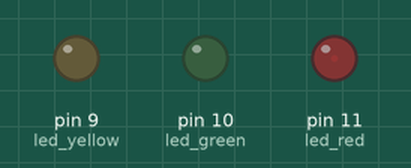
Simulated run of this sketch. Board: Arduino Uno, built with avr-gcc and run on an emulated ATmega328P. Parts: output pins drawn as LEDs (lit = HIGH).

Above: at 0.05 s.
At 1.85 s:
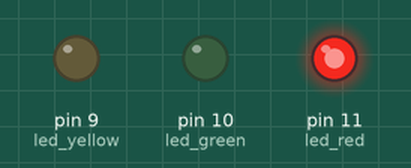
At 3.65 s:
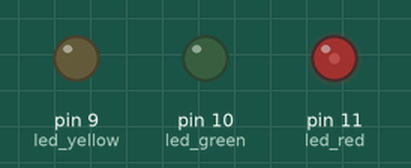
At 7.35 s:
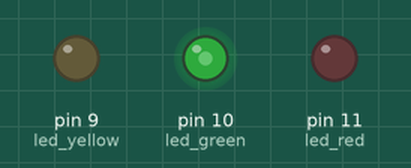
At 11.65 s:
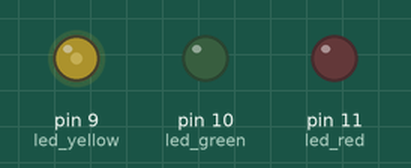
At 15.95 s:
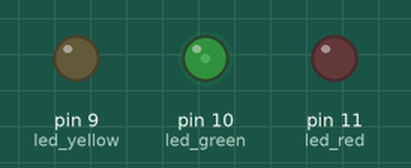
Timing chart, 0 to 21.2 s (numbered marks = the images above):
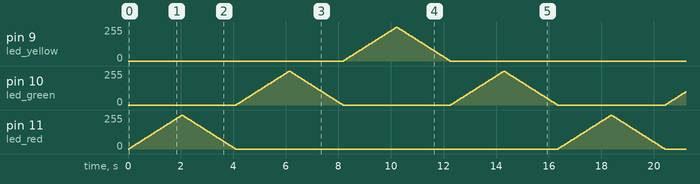

The sketch:

HW2-2.ino
```cpp
const int led_red = 11;
const int led_green = 10;
const int led_yellow = 9;
unsigned long l1, l2;
unsigned long interval = 40;
int fDir = 0;
int fade = 0;
int j = 0;


void setup() {
  // put your setup code here, to run once:
  l1 = 0;
}

void loop() {
  // put your main code here, to run repeatedly:
  l2 = millis();
  if (l2 - l1 >= interval) {
    l1 = l2;
    if (!fDir) {
        fade += 5;
        if (fade >= 255) {
          fade = 255;
          fDir = 1;
        }
      } else {
        fade -= 5;
        if (fade <= 0) {
          fade = 0;
          fDir = 0;
          j++;
        }
    }
    if(j%4 == 0) {
      analogWrite(led_red, fade);
      analogWrite(led_green, 0);
      analogWrite(led_yellow, 0);
    }
    if(j%2 == 1) {
      analogWrite(led_red, 0);
      analogWrite(led_green, fade);
      analogWrite(led_yellow, 0);
    }
    if(j%4 == 2) {
      analogWrite(led_red, 0);
      analogWrite(led_green, 0);
      analogWrite(led_yellow, fade);
    }
  }
}
```
